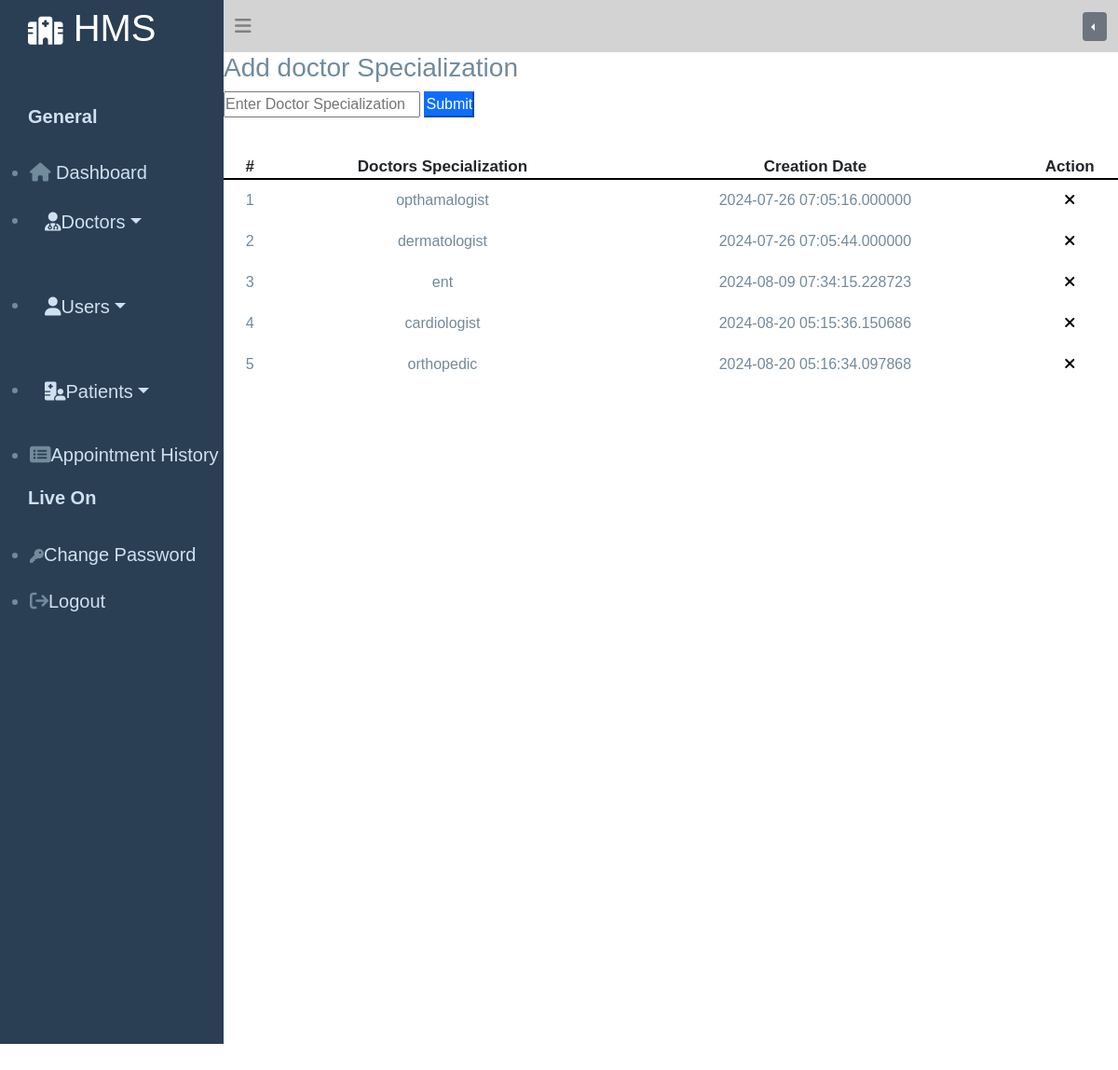
Page /doctor_specialization.php (signed in) on the committed database.
### tables this page shows
CREATE TABLE `doctors_specialization` (
  `id` int(11) NOT NULL,
  `specialization` varchar(20) NOT NULL,
  `creation_date` timestamp(6) NOT NULL DEFAULT current_timestamp(6) ON UPDATE current_timestamp(6)
);

### logic.php (called while the page is built, shortened)
<?php
class mydb{
  function dbconct(){
      $this->host="127.0.0.1";
      $this->username="root";
      $this->password="";
      $this->dbname="hosp";
      $myconn=new mysqli($this->host,$this->username,$this->password,$this->dbname);
      return $myconn;
        }
  }
  class myselectquery2 extends mydb{
    public function slctdt2($table2){
      $data2="SELECT * FROM $table2";
      $slct_query2=$this->dbconct()->query($data2);
      if($slct_query2->num_rows>0){
       while($final=$slct_query2->fetch_assoc()){
          $getfinal[]=$final;
       }
       return $getfinal;
      }
    }
  }
?>

### doctor_specialization.php (the view, shortened to what this page needs)
<!DOCTYPE html>
<html lang="en">
<head>
  <link rel="stylesheet" href="style.css">
  <link rel="stylesheet" href="https://cdnjs.cloudflare.com/ajax/libs/font-awesome/6.6.0/css/all.min.css" />
  <link href="https://cdn.jsdelivr.net/npm/bootstrap@5.0.2/dist/css/bootstrap.min.css" rel="stylesheet">
</head>
<body>
<div class="sidebar">
  <?php
  include "logic.php";
  include "admin_sidebar.php";
   ?>
</div>
<div class="navb">
  <div class="bar">
<?php include "admin_header.php"; ?>
</div>
<div class="data">
<div class="add_spclz">
<h3 style="color:rgb(113,138,156);">Add doctor Specialization</h3>
<form action="logic.php" method="post">
  <input type="text" name="addspcl" placeholder="Enter Doctor Specialization" required>
  <input type="submit" class="btn-o btn-primary" value="Submit" name="adds">
</form>
</div>
<div class="doc_spclz">
<?php
$myobj=new myselectquery2();
$table2="doctors_specialization";
$cnt=1;
$slct=$myobj->slctdt2($table2);
if(isset($slct[0])){
  echo '<table class="data_table">';
  echo '
    <tr>
    <th>#</th>
    <th>Doctors Specialization</th>
    <th>Creation Date</th>
    <th>Action</th>
    </tr>
  ';
  foreach($slct as $get){
    echo '
    <tr>
    <td>'.$cnt.'</td>
    <td>'.$get['specialization'].'</td>
    <td>'.$get['creation_date'].'</td>
    <td><a href="logic.php?idd='.$get['id'].'"><button onclick="return checkdelete()"><i class="fa-solid fa-xmark"></i></button></a></td>
    </tr>
    ';
    $cnt=$cnt+1;
  }
  echo '</table>';
}
?>
</div>
</div>
</div>
</body>
</html>

### style.css (style rules this page uses)
* { margin:0; padding:0; font-family: Arial, Helvetica, sans-serif; }
.sidebar { color:rgb(113, 138, 156); width:20%; height: 70rem; float:left; background-color:rgb(42, 63, 84); }
.navb { width:80%; height:60rem; float: left; }
.doc_spclz { margin-top:40px; }
.data_table { width:100%; }
.data_table th { border-bottom:2px solid black; text-align: center; font-size:17px; }
.data_table td { text-align: center; padding:10px 10px; color:rgb(113, 138, 156); }
.data_table td button { background-color: white; border: white; }

### rows in the picture
doctors_specialization: specialization "opthamalogist", creation_date "2024-07-26 07:05:16.000000"
doctors_specialization: specialization "dermatologist", creation_date "2024-07-26 07:05:44.000000"
doctors_specialization: specialization "ent", creation_date "2024-08-09 07:34:15.228723"
doctors_specialization: specialization "cardiologist", creation_date "2024-08-20 05:15:36.150686"
doctors_specialization: specialization "orthopedic", creation_date "2024-08-20 05:16:34.097868"
